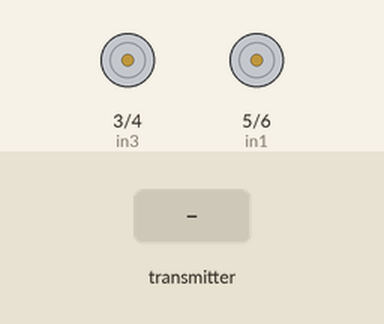
Simulated run of this sketch. Board: Arduino Uno, built with avr-gcc and run on an emulated ATmega328P. On the bench: motor-driver pin pairs drawn as motors (green arrow = first pin HIGH = forward, orange = second pin HIGH = backward, longer = more drive). The test bench sets the inputs (shaded band). No radio packets arrive unless stated.

Above: at 1.2 s.
1.3 s: the transmitter starts sending control.1 = 256
At 2.2 s:
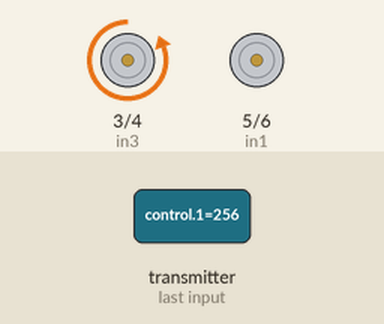
2.8 s: the transmitter starts sending control.2 = 1023
At 3.4 s:
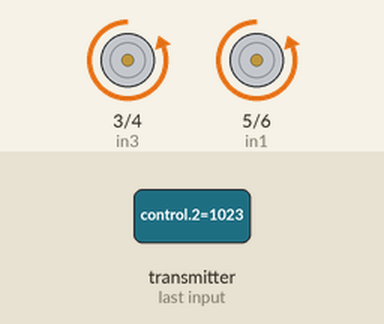
4.3 s: the transmitter starts sending control.1 = 0
At 5.5 s:
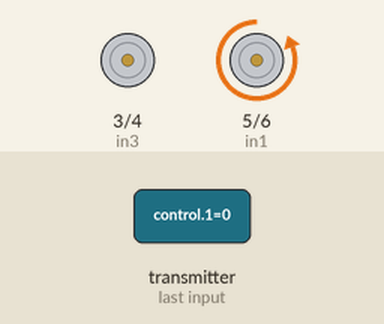
5.8 s: the transmitter starts sending control.1 = 512
At 6.8 s:
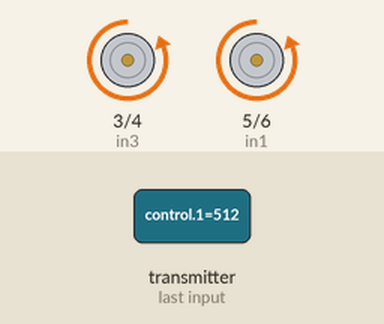
7.3 s: the transmitter starts sending control.2 = 0
At 8.0 s:
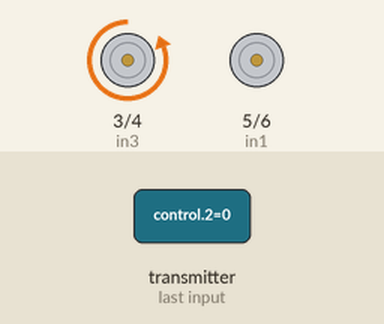
Timing chart, 0 to 9.8 s (numbered marks = the images above; inputs shaded):
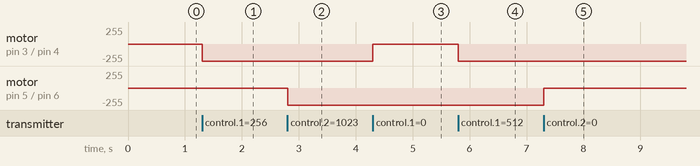

The sketch:

robot1_.ino
```cpp
// Необходимо установить библиотеку для радиомодуля nRF24
#include <SPI.h>
#include "RF24.h"
#define in1 5
#define in2 6
#define in3 3
#define in4 4
RF24 radio(7,8);
const uint64_t pipe = 0xF0F0F0F000LL;
int data;
int pos;
int fspeed;           // forward speed
int bspeed;           // backward speed
int control[10];
byte addresses[][6] = {"1Node","2Node"};
void go(int speed_l, int speed_r)
{
  boolean r_dir,l_dir;//0-вперед, 1-назад
  if(speed_l<=75&&speed_l>=-75)speed_l=0;
  else if(speed_l>75)l_dir=0;
  else if(speed_l<-75){speed_l=abs(speed_l);l_dir=1;}
  if(speed_r<=75&&speed_r>=-75)speed_r=0;
  else if(speed_r>75)r_dir=0;
  else if(speed_r<-75){speed_r=abs(speed_r);r_dir=1;}
  if(r_dir==0){digitalWrite(in1,0);analogWrite(in2,speed_r);}
  else if(r_dir==1){digitalWrite(in2,0);analogWrite(in1,speed_r);}

  if(l_dir==0){digitalWrite(in3,0);analogWrite(in4,speed_l);}
  else if(l_dir==1){digitalWrite(in4,0);digitalWrite(in3,speed_l);}
}
void setup()
{
pinMode(in1,OUTPUT);
pinMode(in2,OUTPUT);
pinMode(in3,OUTPUT);
pinMode(in4,OUTPUT);
delay(50);
radio.begin();
radio.openReadingPipe(1,addresses[1]);
radio.setChannel(0x60);
radio.startListening();
}
//контрол 1 лев
//контрол 2 прав

void loop()
{
if (radio.available())radio.read(control, sizeof(control));
go(control[1],control[2]);
}
```

Measured:
- after the input at 1.3 s, motor on pin 3 (in3) / pin 4 (in4): stopped → backward 255/255 at once
- after the input at 2.8 s, motor on pin 5 (in1) / pin 6 (in2): stopped → backward 255/255 at once
- after the input at 4.3 s, motor on pin 3 (in3) / pin 4 (in4): backward 255/255 → stopped at once
- after the input at 5.8 s, motor on pin 3 (in3) / pin 4 (in4): stopped → backward 255/255 at once
- after the input at 7.3 s, motor on pin 5 (in1) / pin 6 (in2): backward 255/255 → stopped at once
